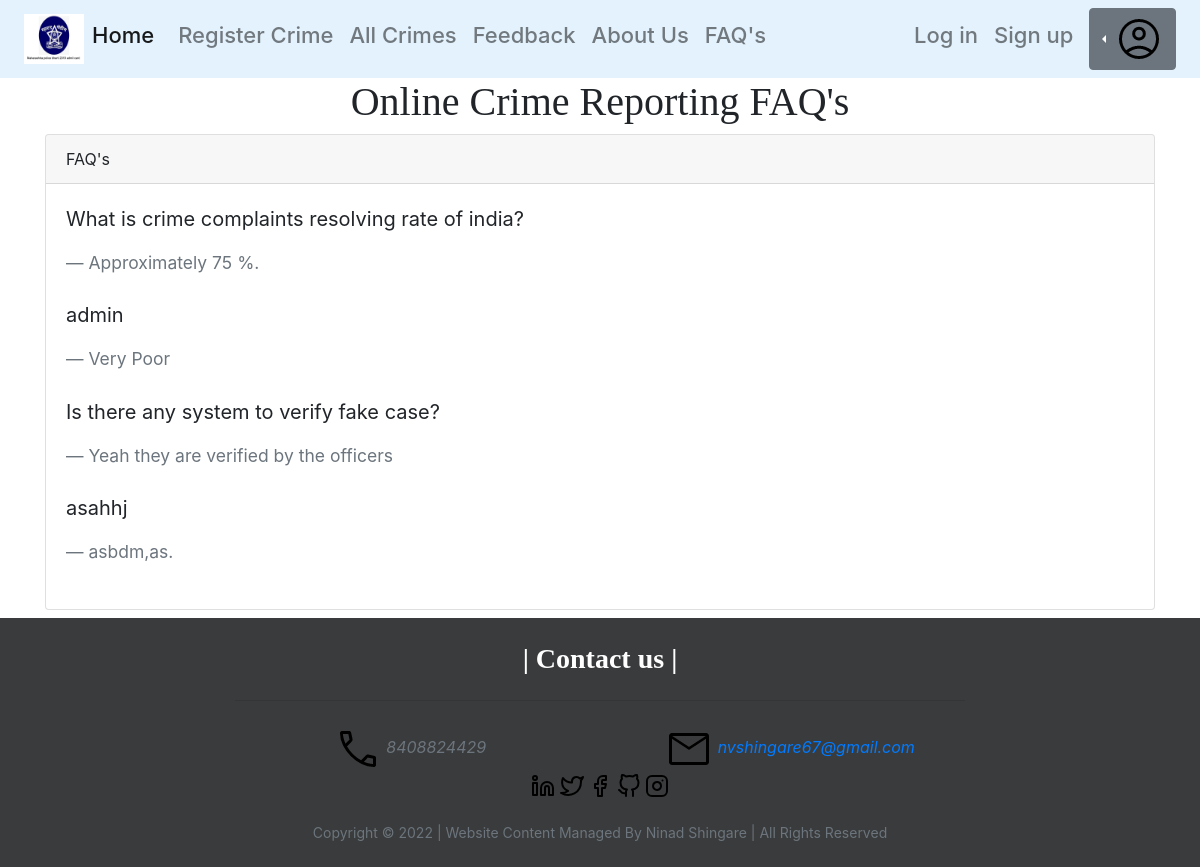
The page /faq.php (signed in) on the database its author committed.
### tables this page shows
CREATE TABLE `faqs` (
  `id` int(11) NOT NULL,
  `question` varchar(250) NOT NULL,
  `answer` varchar(250) NOT NULL
);

### faq.php (the view, shortened to what this page needs)
<?php include "connection.php";
?>
<!DOCTYPE html>
<html lang="en">
<head>
    <link rel="stylesheet" href="https://cdn.jsdelivr.net/npm/bootstrap@4.6.2/dist/css/bootstrap.min.css">
</head>
<body>
<?php include('home.php') ?>
    <div class="container mb-2">
        <h1 align="center" style="font-family:Trebuchet MS;">Online Crime Reporting FAQ's</h1>
        <div class="card">
            <div class="card-header">
                FAQ's
            </div>
            <div class="card-body">
            <?php
                $query = "SELECT * FROM faqs";
                $query_run=mysqli_query($conn,$query);
                if($query_run)
                {
                    foreach($query_run as $f)
                            {
            ?>
                <blockquote class="blockquote mb-0">
                <p><?= $f['question']; ?></p>
                <footer class="blockquote-footer"><?= $f['answer']; ?><cite title="Source Title"></cite></footer>
                </blockquote></br>
            <?php
                        }
                    }
            ?>
            </div>
        </div>
    </div>
</body>
</html>
<?php include('footer.php') ?>

### rows shown on the page
faqs: question "What is crime complaints resolving rate of india?", answer "Approximately 75 %."
faqs: question "admin", answer "Very Poor"
faqs: question "Is there any system to verify fake case?", answer "Yeah they are verified by the officers"
faqs: question "asahhj", answer "asbdm,as."
